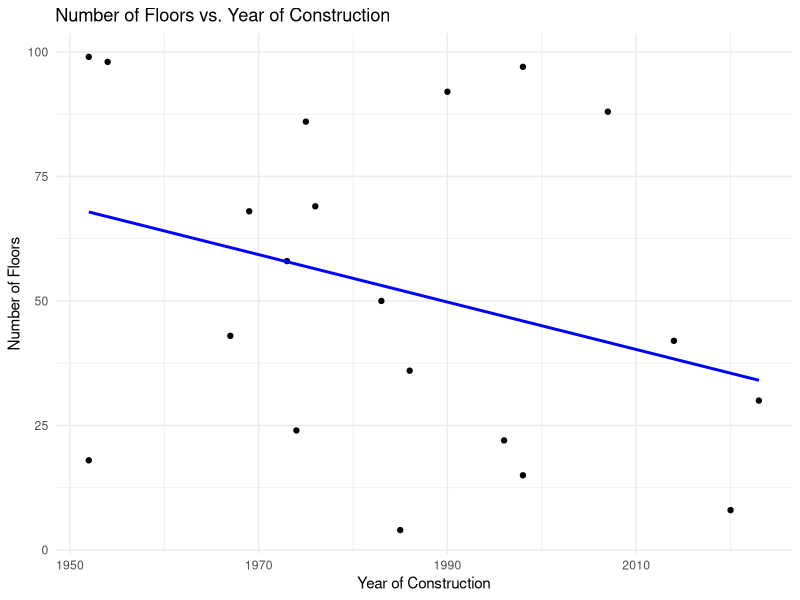
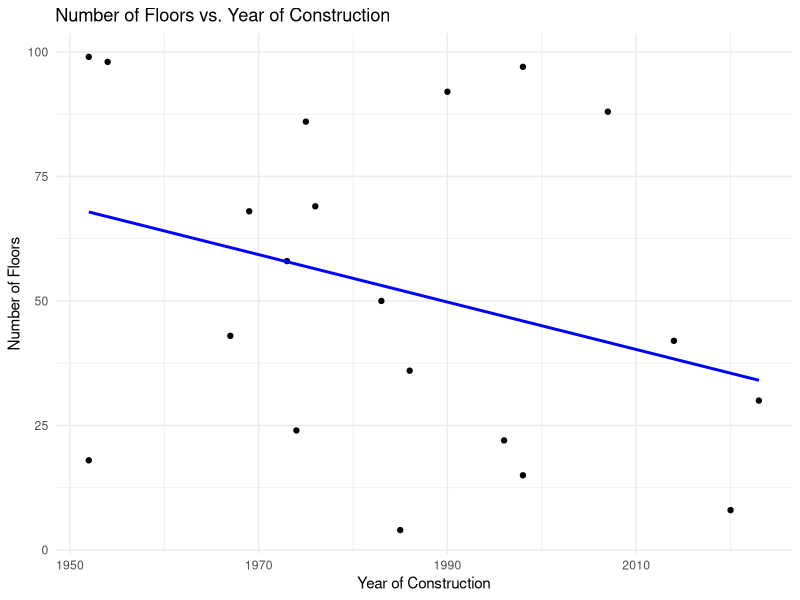

Recreate these plots in R, in order.
library(tidyverse)
library(broom)
library(testthat)
library(ggplot2)

set.seed(42)

# 20 buildings

n <- 20
data <- tibble(
  BuildingName = paste("Building", 1:n),
  year = sample(1950:2024, n, replace = TRUE),
  floor = sample(1:100, n, replace = TRUE))
print(data)

p <- ggplot(data, aes(x = year, y = floor)) +
  geom_point() +  
  geom_smooth(method = "lm", se = FALSE, color = "blue") + 
  labs(title = "Number of Floors vs. Year of Construction",
       x = "Year of Construction",
       y = "Number of Floors") +
  theme_minimal()

print(p)


ggsave("Cloud/project/plot.png", p, width = 8, height = 6)
